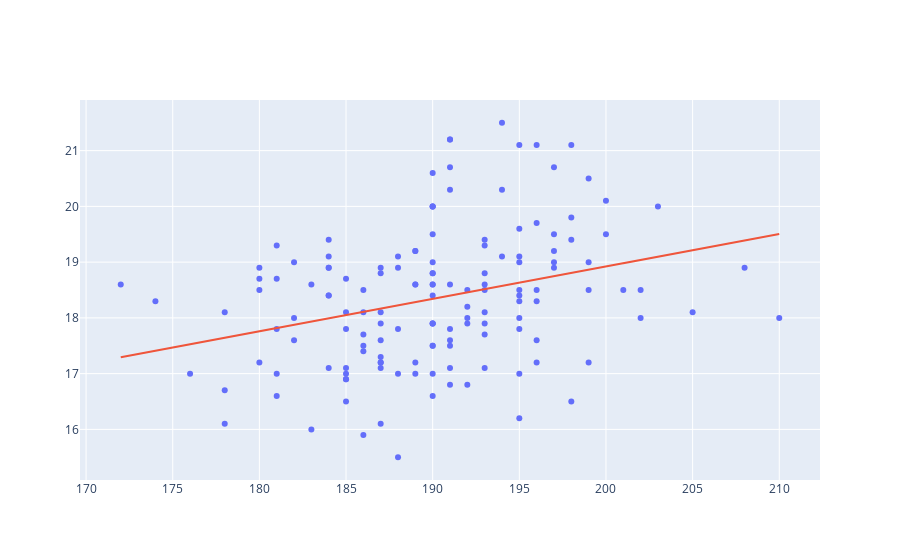

The notebook cell saved with this chart:
### Code cell
import plotly.graph_objects as go

scatter_plot = px.scatter(df, x="flipper_length_mm", y="bill_depth_mm")
line_plot = px.line(df, x="flipper_length_mm", y="pred_bill_depth_mm")
line_plot.update_traces(line=dict(color = 'rgba(255, 0, 0)'))

go.Figure(data=scatter_plot.data + line_plot.data)

### Figure 1 — Plotly figure (JSON) as saved in the notebook; plotly's stock layout.template omitted (floating-point values rounded to 4 significant figures; data arrays with more than 128 entries replaced by an {"elided": "..."} marker saying what was removed)
{"data": [{"hovertemplate": "flipper_length_mm=%{x}<br>bill_depth_mm=%{y}<extra></extra>", "legendgroup": "", "marker": {"color": "#636efa", "symbol": "circle"}, "mode": "markers", "name": "", "orientation": "v", "showlegend": false, "type": "scatter", "x": {"elided": "146 int values"}, "xaxis": "x", "y": {"elided": "146 float values"}, "yaxis": "y"}, {"hovertemplate": "flipper_length_mm=%{x}<br>pred_bill_depth_mm=%{y}<extra></extra>", "legendgroup": "", "line": {"color": "rgba(255, 0, 0)", "dash": "solid"}, "marker": {"symbol": "circle"}, "mode": "lines", "name": "", "orientation": "v", "showlegend": false, "type": "scatter", "x": {"elided": "146 int values"}, "xaxis": "x", "y": {"elided": "146 float values"}, "yaxis": "y"}], "layout": {}}
